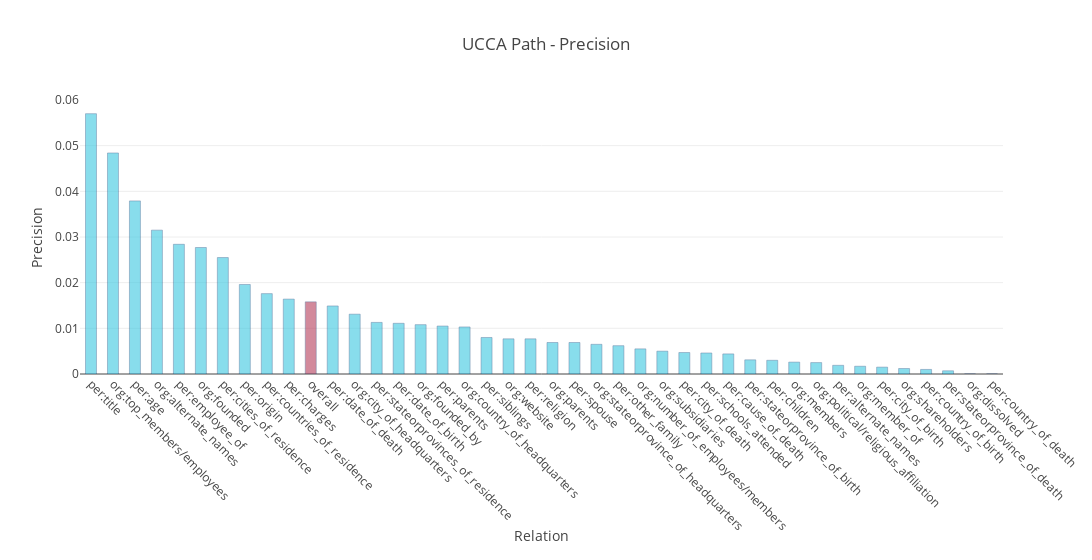

This figure's notebook cell:
### Code cell
import plotly.graph_objs as go

overall_index = next(i for (i, (relation, score)) in enumerate(stats) if relation == 'overall')

colors = ['rgb(58,200,225)'] * len(stats)
colors[overall_index] = 'rgb(181,59,89)'


trace = go.Bar(
    x=[stat[0] for stat in stats],
    y=[stat[1] for stat in stats],
    name='Precision',
    width=0.5,
    marker=dict(
        color=colors,
        line=dict(
            color='rgb(8,48,107)',
            width=0.5),
        ),
    opacity=0.6
)

data = [trace]
layout = go.Layout(
    title='UCCA Path - Precision',
    xaxis_title="Relation",
    yaxis_title="Precision",        
    barmode='overlay',
    width=1200,
    xaxis = go.layout.XAxis(
        tickangle = 45,
        automargin = True
        
    )
    
        
)

fig = go.Figure(data=data, layout=layout)
iplot(fig)

### Figure 1 — Plotly figure (JSON) as saved in the notebook; plotly's stock layout.template omitted (floating-point values rounded to 4 significant figures)
{"data": [{"marker": {"color": ["rgb(58,200,225)", "rgb(58,200,225)", "rgb(58,200,225)", "rgb(58,200,225)", "rgb(58,200,225)", "rgb(58,200,225)", "rgb(58,200,225)", "rgb(58,200,225)", "rgb(58,200,225)", "rgb(58,200,225)", "rgb(181,59,89)", "rgb(58,200,225)", "rgb(58,200,225)", "rgb(58,200,225)", "rgb(58,200,225)", "rgb(58,200,225)", "rgb(58,200,225)", "rgb(58,200,225)", "rgb(58,200,225)", "rgb(58,200,225)", "rgb(58,200,225)", "rgb(58,200,225)", "rgb(58,200,225)", "rgb(58,200,225)", "rgb(58,200,225)", "rgb(58,200,225)", "rgb(58,200,225)", "rgb(58,200,225)", "rgb(58,200,225)", "rgb(58,200,225)", "rgb(58,200,225)", "rgb(58,200,225)", "rgb(58,200,225)", "rgb(58,200,225)", "rgb(58,200,225)", "rgb(58,200,225)", "rgb(58,200,225)", "rgb(58,200,225)", "rgb(58,200,225)", "rgb(58,200,225)", "rgb(58,200,225)", "rgb(58,200,225)"], "line": {"color": "rgb(8,48,107)", "width": 0.5}}, "name": "Precision", "opacity": 0.6, "type": "bar", "uid": "9c9bd59f-406d-4930-899c-1c0f7e3eb1bd", "width": 0.5, "x": ["per:title", "org:top_members/employees", "per:age", "org:alternate_names", "per:employee_of", "org:founded", "per:cities_of_residence", "per:origin", "per:countries_of_residence", "per:charges", "overall", "per:date_of_death", "org:city_of_headquarters", "per:stateorprovinces_of_residence", "per:date_of_birth", "org:founded_by", "per:parents", "org:country_of_headquarters", "per:siblings", "org:website", "per:religion", "org:parents", "per:spouse", "org:stateorprovince_of_headquarters", "per:other_family", "org:number_of_employees/members", "org:subsidiaries", "per:city_of_death", "per:schools_attended", "per:cause_of_death", "per:stateorprovince_of_birth", "per:children", "org:members", "org:political/religious_affiliation", "per:alternate_names", "org:member_of", "per:city_of_birth", "org:shareholders", "per:country_of_birth", "per:stateorprovince_of_death", "org:dissolved", "per:country_of_death"], "y": [0.057, 0.0484, 0.0379, 0.0315, 0.0284, 0.0277, 0.0255, 0.0196, 0.0176, 0.0164, 0.0158, 0.0149, 0.0131, 0.0113, 0.0111, 0.0108, 0.0105, 0.0103, 0.008, 0.0077, 0.0077, 0.0069, 0.0069, 0.0065, 0.0062, 0.0055, 0.005, 0.0047, 0.0046, 0.0044, 0.0031, 0.003, 0.0026, 0.0025, 0.0019, 0.0017, 0.0015, 0.0012, 0.001, 0.0007, 0, 0]}], "layout": {"barmode": "overlay", "title": {"text": "UCCA Path - Precision"}, "width": 1200, "xaxis": {"automargin": true, "tickangle": 45, "title": {"text": "Relation"}}, "yaxis": {"title": {"text": "Precision"}}}}
